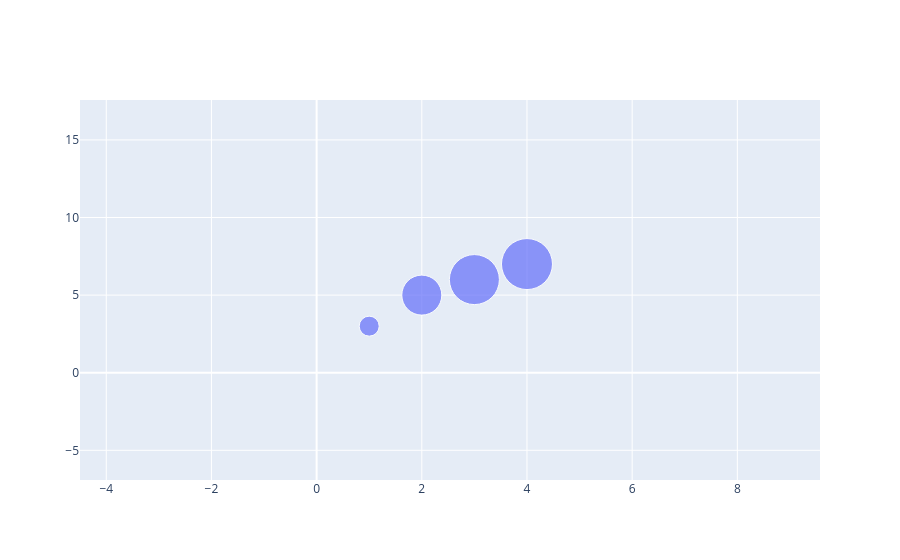

This figure's notebook cell:
### Code cell
fig = go.Figure(go.Scatter(x = varr1x, y = varr1y , mode = 'markers', marker_size = [20,40,50,51],
                          text = ['product A', 'product B', 'product C','pproduct D']))
fig.show()

### Figure 1 — Plotly figure (JSON) as saved in the notebook; plotly's stock layout.template omitted (floating-point values rounded to 4 significant figures)
{"data": [{"marker": {"size": [20, 40, 50, 51]}, "mode": "markers", "text": ["product A", "product B", "product C", "pproduct D"], "type": "scatter", "x": [1, 2, 3, 4], "y": [3, 5, 6, 7]}], "layout": {"autosize": true, "xaxis": {"autorange": false, "range": [-4.499, 9.572], "type": "linear"}, "yaxis": {"autorange": false, "range": [-6.913, 17.57], "type": "linear"}}}
